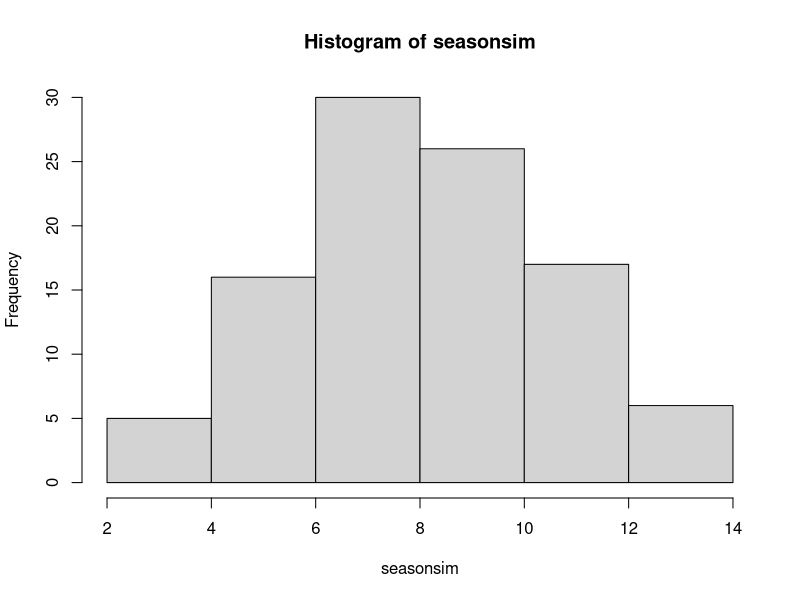

Here is the R script that generated this plot:

library(readr)
library(tidyverse)
PadresBatting <- read_csv("PadresBatting.csv")

# first function, for a single at bat
get_hit <- function(OBP) {
  rbinom(1,1, OBP)
}

# example - Tatis Jr.!
get_hit(PadresBatting$OBP[1])

# number of players:
n_players <- length(PadresBatting$OBP)

#third function to record runs per inning 
runs <- function(number_hits){
  if(number_hits < 4){
    runs = 0
  }
  #### if less than four hits occur in an inning then no runs score
  else{
    runs = number_hits - 3
    ### if more than three hits occur in an inning then the number of runs
    ### scored is that number of hits minus the three runners who occupy
    ### the three bases (first, second, third)
  }
}
#test of the runs function
a <- runs(2)
b <- runs(5)
c <- runs(0)
d <- runs(11)
# second function, to record an inning
half_inning <- function(starting_player) {
  number_hits <- rep(0,9)
  ### a list to store how many hits each player scores
  outs = 0 
  ### number of outs the team scores, starts at 0 outs for each inning
  for(i in starting_player:n_players){
    ### the for loop begins at the starting player, at the beginning of the
    ### game, we'll start with the first player (Tatis Jr.!)
    ### but as the game continues, we'll end at different players
    ### so we'll start where we ended, which is why 'starting_player'
    ### is an option to fill in
    if(outs < 3){
      hit <- get_hit(PadresBatting$OBP[i])
      ### we need to stop running the simulation once we've made 3 outs
      ### so the function stops once 3 outs have been reached
      number_hits[i] <- number_hits[i] + hit
      ### here, we record if a player achieves a hit
      ### by adding the previous number of hits (starts at 0)
      ### to whether they get a hit or not
      ### we add the previous number of hits just in case
      ### a player hits more than once per inning
      if(hit == 0){
        ### records how many outs for the team
        outs = outs + 1
      }
      player <- i
      ### records the number of the last player who hits
      ### for the next inning, we'll want to start at the next player
      ### so player + 1
    }
  }
  if(player == 9){
    ### the previous loop with end once we reach player 9, but that's not
    ### how baseball works since we'd restart with player 1 if player 9 hit
    ### and they hadn't reached 3 outs yet; so, if the player is 9 the 
    ### exact same loop as above runs except that it starts at 1
    for(i in 1:n_players){
      ### starts at the first player (Tatis Jr.!)
      if(outs < 3){
        hit <- get_hit(PadresBatting$OBP[i])
        number_hits[i] <- number_hits[i] + hit
        if(hit == 0){
          outs = outs + 1
        }
        player <- i
      }
    }  
  }
  hits = sum(unlist(number_hits))
  hits_and_player <- data.frame(hits = hits, 
                                last_player = player,
                                runs = runs(hits))
  return(hits_and_player)
  ### the function returns a data frame of the number of hits
  ### and the player who was batting when the last
  ### out occured
}

## examples
half_inning(1)
half_inning(3)
half_inning(9)

#simulation of an entire game
game <- function() {
  first_inning   <- half_inning(starting_player = 1)
  second_inning  <- half_inning(starting_player = first_inning$last_player)
  third_inning   <- half_inning(starting_player = second_inning$last_player)
  fourth_inning  <- half_inning(starting_player = third_inning$last_player)
  fifth_inning   <- half_inning(starting_player = fourth_inning$last_player)
  sixth_inning   <- half_inning(starting_player = fifth_inning$last_player)
  seventh_inning <- half_inning(starting_player = sixth_inning$last_player)
  eighth_inning  <- half_inning(starting_player = seventh_inning$last_player)
  nineth_inning  <-  half_inning(starting_player = eighth_inning$last_player)
  
  total_game_runs <-
    first_inning$runs + second_inning$runs + third_inning$runs + fourth_inning$runs + fifth_inning$runs +
    sixth_inning$runs + seventh_inning$runs + eighth_inning$runs + nineth_inning$runs
  won <- list()
  if (total_game_runs >= 5) {
    won = 1
  } else if (total_game_runs == 4) {
    won = rbinom(1, 1, 0.13)
  } else {
    won = 0
  }
  return(unlist(won))
}


game()

#simulation of an entire season
season <- function(){
  finalgamescore <- rep(0, 162)
  for(i in 1:162){
    finalgamescore[i] <- game()
    # print(finalgamescore[i])
  }
  return(sum(finalgamescore))
}
season()

seasonsim <- map_dbl(1:100, ~season())
hist(seasonsim)

# notes: 
# 1. n_players needs to be motified so that it restarts with 
#    player 1 once player 9 has hit
#     -> complete
#        and we now have a solution for what to do if a player
#        bats twice in one inning
# 2. currently, we've recorded whether a player has not made an out,
#    which means we know they made it to a base, but
#    just because they made it to a base, doesn't mean they 
#    scored a run, so this needs to be modified as well
#     -> complete
# 3. we'll stick to base to base to start with scoring runs, so any value
#    above 3 would represent (n - 3) runs scored before an inning ends
# 4. because runs right now are counted as whole numbers based on hits per
#    inning being above 3, the expected runs per game that the Padres
#    pitchers gave up will be rounded up to 5, so scoring 5 or more runs
#    results in a win
# 5. this should eventually be modified using a randomized test so that
#    13% of the time when the Padres score exactly 4 runs they get a win,
#    since the Padres gave up 4.87 runs per game in 2019
 

